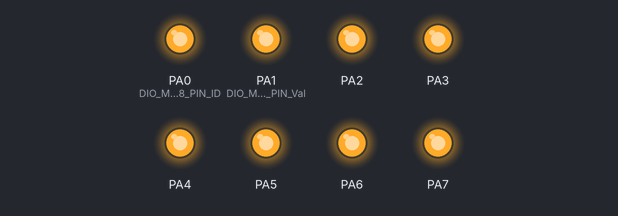
A program run on a simulated ATmega32, built with avr-gcc and emulated at 8 MHz. Parts: output pins drawn as LEDs (lit = HIGH).

Above: at 0.2 s.
At 1.7 s:
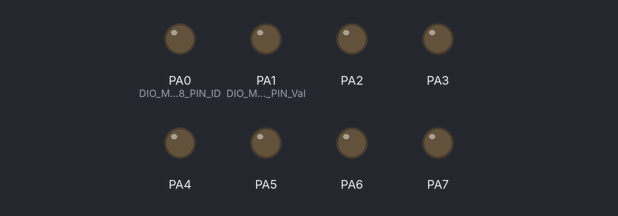
Timing chart, 0 to 3.0 s (numbered marks = the images above):
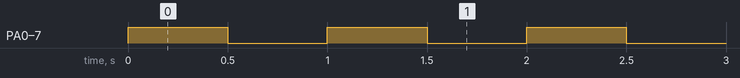

Measured:
- by itself, PA0 (DIO_MIN_u8_PIN_ID), PA1 (DIO_MAX_u8_PIN_Val), PA2–7: alternates HIGH for 0.50 s and LOW for 0.50 s

The program:

main.c
```c
/*
 * main.c

 *
 *  Created on: 20 Nov 2022
 *      Author: pola
 */

#include"types.h"
#include"util.h"
#include"DIO_Interface.h"
#include <avr/delay.h>

int main()
{
	u8 res;
	DIO_u8Set_PORT_direction(GROUP_A,255);
	while(1)
	{

	//	DIO_u8Get_PORT_value(GROUP_C,&res);

		DIO_u8Set_PORT_value(GROUP_A,255);
		_delay_ms(500);
		DIO_u8Set_PORT_value(GROUP_A,0);
		_delay_ms(500);


	}


	return 0;
}
```

types.h
```c
#ifndef types_h
#define types_h
typedef unsigned char u8;
typedef signed char  s8;
typedef unsigned  short int u16;
typedef signed short int s16;
typedef unsigned int u32;
typedef signed int s32;
typedef float f32 ;
typedef double f64;
typedef signed long int s64;
typedef unsigned long int u64;
#endif
```

util.h
```c
#ifndef util_h
#define util_h
#define set_bit(var,bitpos)    (var=var |(1<<bitpos))
#define clear_bit(var,bitpos)  (var =var &~(1<<bitpos))
#define toggle_bit(var,bitpos) (var=var ^ (1<<bitpos))
#define Get_bit(var,bitpos)   ((1&(var>>bitpos)))
#define Assign_Bit(Var,Bit_No,Value) do{if(Value == 1) set_bit(Var,Bit_No); \
										else clear_bit(Var,Bit_No);}while(0)

#endif
```

DIO_Config.h
```c
/*
 * DIO_Config.h
 *
 *  Created on: 20 Nov 2022
 *      Author: pola
 */

#ifndef DIO_CONFIG_H_
#define DIO_CONFIG_H_


#endif /* DIO_CONFIG_H_ */
```

DIO_Interface.h
```c
/*
 * DIO_Interface.h
 *
 *  Created on: 20 Nov 2022
 *      Author: pola
 */

#ifndef DIO_INTERFACE_H_
#define DIO_INTERFACE_H_


#define GROUP_A 0
#define GROUP_B 1
#define GROUP_C 2
#define GROUP_D 3

#define DIO_u8PORT_INIT_ERR	0
#define DIO_u8PORT_ID_ERR	1
#define DIO_u8PIN_ID_ERR	2
#define DIO_u8Value_ID_ERR	3

#define DIO_u8_PIN_0 0
#define DIO_u8_PIN_1 1
#define DIO_u8_PIN_2 2
#define DIO_u8_PIN_3 3
#define DIO_u8_PIN_4 4
#define DIO_u8_PIN_5 5
#define DIO_u8_PIN_6 6
#define DIO_u8_PIN_7 7


#define DIO_u8_HIGH 1
#define DIO_u8_LOW  0

#define DIO_u8_OUTPUT 1
#define DIO_u8_INPUT  0

u8 DIO_u8Set_Pin_value(u8 Copy_u8_Port_ID,u8 Copy_u8_Pin_ID,u8 Copy_u8_val);
u8 DIO_u8Set_Pin_direction(u8 Copy_u8_Port_ID,u8 Copy_u8_Pin_ID, u8 Copy_u8_direction);
u8 DIO_u8Set_PORT_value(u8 Copy_u8_Port_ID, u8 Copy_u8_PORT_value);
u8 DIO_u8Set_PORT_direction(u8 Copy_u8_Port_ID, u8 Copy_u8_PORT_direction);
u8 DIO_u8Get_Pin_value(u8 Copy_u8_Port_ID,u8 Copy_u8_Pin_ID,u8 *Copy_u8_val);
u8 DIO_u8Get_PORT_value(u8 Copy_u8_Port_ID,u8 *Copy_u8_PORT_val);


#endif /* DIO_INTERFACE_H_ */
```

DIO_Private.h
```c
/*
 * DIO_Private.h
 *
 *  Created on: 20 Nov 2022
 *      Author: pola
 */

#ifndef DIO_PRIVATE_H_
#define DIO_PRIVATE_H_


#define DIO_u8_DDRA *((volatile u8* )0x3A)
#define DIO_u8_DDRB *((volatile u8* )0x37)
#define DIO_u8_DDRC *((volatile u8* )0x34)
#define DIO_u8_DDRD *((volatile u8* )0x31)

#define DIO_u8_PORTA *((volatile u8 *)0x3B)
#define DIO_u8_PORTB *((volatile u8* ) 0x38)
#define DIO_u8_PORTC *((volatile u8*) 0x35)
#define DIO_u8_PORTD *((volatile u8* )0x32)

#define DIO_u8_PINA *((volatile u8* )0x39)
#define DIO_u8_PINB *((volatile u8* )0x36)
#define DIO_u8_PINC *((volatile u8* )0x33)
#define DIO_u8_PIND *((volatile u8* )0x30)


#define DIO_MIN_u8_PORT_ID   0
#define DIO_MAX_u8_PORT_ID   3

#define DIO_MIN_u8_PIN_ID   0
#define DIO_MAX_u8_PIN_ID   7

#define DIO_MIN_u8_PIN_Val  0
#define DIO_MAX_u8_PIN_Val  1

#define DIO_MAX_u8_Direction 1
#define DIO_MIN_u8_Direction 0


#endif /* DIO_PRIVATE_H_ */
```

DIO_Proram.c
```c
#include"types.h"
#include"util.h"
#include"DIO_Private.h"
#include"DIO_Config.h"
#include"DIO_Interface.h"

u8 DIO_u8Set_Pin_value(u8 Copy_u8_Port_ID,u8 Copy_u8_Pin_ID,u8 Copy_u8_val)
{
	u8 loc_u8Error_State=DIO_u8PORT_INIT_ERR;
	if((Copy_u8_Port_ID>=DIO_MIN_u8_PORT_ID)&&(Copy_u8_Port_ID<=DIO_MAX_u8_PORT_ID))
	{
		if((Copy_u8_Pin_ID>=DIO_MIN_u8_PIN_ID)&&(Copy_u8_Pin_ID<=DIO_MAX_u8_PIN_ID))
		{
			if((Copy_u8_val==DIO_MIN_u8_PIN_Val)||(Copy_u8_val==DIO_MAX_u8_PIN_Val))
			{
				switch(Copy_u8_Port_ID)
				{
				case GROUP_A:
					Assign_Bit(DIO_u8_PORTA,Copy_u8_Pin_ID,Copy_u8_val);
					break;
				case GROUP_B:
					Assign_Bit(DIO_u8_PORTB,Copy_u8_Pin_ID,Copy_u8_val);
					break;
				case GROUP_C:
					Assign_Bit(DIO_u8_PORTC,Copy_u8_Pin_ID,Copy_u8_val);
					break;
				case GROUP_D:
					Assign_Bit(DIO_u8_PORTD,Copy_u8_Pin_ID,Copy_u8_val);
					break;
				}
			}else{
				loc_u8Error_State=DIO_u8Value_ID_ERR;
			}
		}else{
			loc_u8Error_State=DIO_u8PIN_ID_ERR;
		}
	}else{
		loc_u8Error_State=DIO_u8PORT_ID_ERR;
	}
	return loc_u8Error_State;
}
u8 DIO_u8Set_Pin_direction(u8 Copy_u8_Port_ID,u8 Copy_u8_Pin_ID, u8 Copy_u8_direction ){
	u8 loc_u8Error_State=DIO_u8PORT_INIT_ERR;
	if((Copy_u8_Port_ID>=DIO_MIN_u8_PORT_ID)&&(Copy_u8_Port_ID<=DIO_MAX_u8_PORT_ID))
	{
		if((Copy_u8_Pin_ID>=DIO_MIN_u8_PIN_ID)&&(Copy_u8_Pin_ID<=DIO_MAX_u8_PIN_ID))
		{
			if((Copy_u8_direction==DIO_MAX_u8_Direction)||(Copy_u8_direction==DIO_MIN_u8_Direction))
			{
				switch(Copy_u8_Port_ID)
				{
				case GROUP_A:
					Assign_Bit(DIO_u8_DDRA,Copy_u8_Pin_ID,Copy_u8_direction);
					break;
				case GROUP_B:
					Assign_Bit(DIO_u8_DDRB,Copy_u8_Pin_ID,Copy_u8_direction);
					break;
				case GROUP_C:
					Assign_Bit(DIO_u8_DDRC,Copy_u8_Pin_ID,Copy_u8_direction);
					break;
				case GROUP_D:
					Assign_Bit(DIO_u8_DDRD,Copy_u8_Pin_ID,Copy_u8_direction);
					break;
				}

			}else{
				loc_u8Error_State=DIO_u8Value_ID_ERR;
			}

		}else{
			loc_u8Error_State=DIO_u8PIN_ID_ERR;
		}
	}else{
		loc_u8Error_State=DIO_u8PORT_ID_ERR;
	}
	return loc_u8Error_State;
}
u8 DIO_u8Set_PORT_value(u8 Copy_u8_Port_ID, u8 Copy_u8_PORT_value)
{
	u8 loc_u8Error_State=DIO_u8PORT_INIT_ERR;
	if((Copy_u8_Port_ID>=DIO_MIN_u8_PORT_ID)&&(Copy_u8_Port_ID<=DIO_MAX_u8_PORT_ID))
	{
		switch(Copy_u8_Port_ID)
		{
		case GROUP_A:
			DIO_u8_PORTA=Copy_u8_PORT_value;
			break;
		case GROUP_B:
			DIO_u8_PORTB=Copy_u8_PORT_value;
			break;
		case GROUP_C:
			DIO_u8_PORTC=Copy_u8_PORT_value;
			break;
		case GROUP_D:
			DIO_u8_PORTD=Copy_u8_PORT_value;
			break;
		}
	}
	else
	{
		loc_u8Error_State=DIO_u8PORT_ID_ERR;
	}
	return loc_u8Error_State;
}
u8 DIO_u8Set_PORT_direction(u8 Copy_u8_Port_ID, u8 Copy_u8_PORT_direction)
{
	u8 loc_u8Error_State=DIO_u8PORT_INIT_ERR;
	if((Copy_u8_Port_ID>=DIO_MIN_u8_PORT_ID)&&(Copy_u8_Port_ID<=DIO_MAX_u8_PORT_ID))
	{
		switch(Copy_u8_Port_ID)
		{
		case GROUP_A:
			DIO_u8_DDRA=Copy_u8_PORT_direction;
			break;
		case GROUP_B:
			DIO_u8_DDRB=Copy_u8_PORT_direction;
			break;
		case GROUP_C:
			DIO_u8_DDRC=Copy_u8_PORT_direction;
			break;
		case GROUP_D:
			DIO_u8_DDRD=Copy_u8_PORT_direction;
			break;
		}
	}
	else
	{
		loc_u8Error_State=DIO_u8PORT_ID_ERR;
	}
	return loc_u8Error_State;
}
u8 DIO_u8Get_Pin_value(u8 Copy_u8_Port_ID,u8 Copy_u8_Pin_ID,u8 *Copy_u8_val)
{
	u8 loc_u8Error_State=DIO_u8PORT_INIT_ERR;
	if((Copy_u8_Port_ID>=DIO_MIN_u8_PORT_ID)&&(Copy_u8_Port_ID<=DIO_MAX_u8_PORT_ID))
	{
		if((Copy_u8_Pin_ID>=DIO_MIN_u8_PIN_ID)&&(Copy_u8_Pin_ID<=DIO_MAX_u8_PIN_ID))
		{
			switch(Copy_u8_Port_ID)
			{
			case GROUP_A:
				*Copy_u8_val=Get_bit(DIO_u8_PINA,Copy_u8_Pin_ID);
				break;
			case GROUP_B:
				*Copy_u8_val=Get_bit(DIO_u8_PINB,Copy_u8_Pin_ID);
				break;
			case GROUP_C:
				*Copy_u8_val=Get_bit(DIO_u8_PINC,Copy_u8_Pin_ID);
				break;
			case GROUP_D:
				*Copy_u8_val=Get_bit(DIO_u8_PIND,Copy_u8_Pin_ID);
				break;
			}

		}else{
			loc_u8Error_State=DIO_u8PIN_ID_ERR;
		}
	}else{
		loc_u8Error_State=DIO_u8PORT_ID_ERR;
	}
	return loc_u8Error_State;
}
u8 DIO_u8Get_PORT_value(u8 Copy_u8_Port_ID,u8 *Copy_u8_PORT_val)
{
	u8 loc_u8Error_State=DIO_u8PORT_INIT_ERR;
		if((Copy_u8_Port_ID>=DIO_MIN_u8_PORT_ID)&&(Copy_u8_Port_ID<=DIO_MAX_u8_PORT_ID))
		{

				switch(Copy_u8_Port_ID)
				{
				case GROUP_A:
					*Copy_u8_PORT_val=DIO_u8_PINA;
					break;
				case GROUP_B:
					*Copy_u8_PORT_val=DIO_u8_PINB;
					break;
				case GROUP_C:
					*Copy_u8_PORT_val=DIO_u8_PINC;
					break;
				case GROUP_D:
					*Copy_u8_PORT_val=DIO_u8_PIND;
					break;
				}


		}else{
			loc_u8Error_State=DIO_u8PORT_ID_ERR;
		}
		return loc_u8Error_State;
}
```
